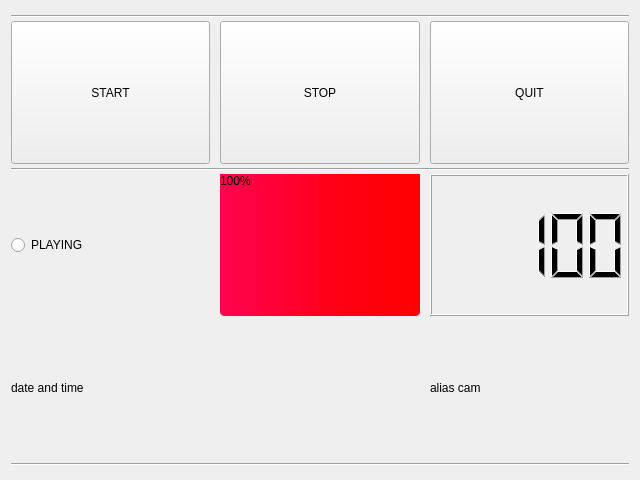
      <widget class="QWidget" name="tab_1">
       <property name="sizePolicy">
        <sizepolicy hsizetype="Expanding" vsizetype="Expanding">
         <horstretch>0</horstretch>
         <verstretch>0</verstretch>
        </sizepolicy>
       </property>
       <property name="minimumSize">
        <size>
         <width>640</width>
         <height>480</height>
        </size>
       </property>
       <property name="maximumSize">
        <size>
         <width>3840</width>
         <height>2160</height>
        </size>
       </property>
       <attribute name="title">
        <string>MANAGEMENT</string>
       </attribute>
       <layout class="QVBoxLayout" name="verticalLayout_3">
        <item>
         <layout class="QHBoxLayout" name="horizontalLayout_1">
          <item>
           <layout class="QGridLayout" name="grid_1_1">
            <property name="horizontalSpacing">
             <number>10</number>
            </property>
            <property name="verticalSpacing">
             <number>0</number>
            </property>
            <item row="1" column="1">
             <widget class="QPushButton" name="START_btn">
              <property name="sizePolicy">
               <sizepolicy hsizetype="Expanding" vsizetype="Expanding">
                <horstretch>0</horstretch>
                <verstretch>0</verstretch>
               </sizepolicy>
              </property>
              <property name="maximumSize">
               <size>
                <width>3840</width>
                <height>2160</height>
               </size>
              </property>
              <property name="text">
               <string>START</string>
              </property>
             </widget>
            </item>
            <item row="7" column="1" colspan="3">
             <widget class="Line" name="line_1_3">
              <property name="sizePolicy">
               <sizepolicy hsizetype="Expanding" vsizetype="Minimum">
                <horstretch>0</horstretch>
                <verstretch>0</verstretch>
               </sizepolicy>
              </property>
              <property name="minimumSize">
               <size>
                <width>0</width>
                <height>10</height>
               </size>
              </property>
              <property name="maximumSize">
               <size>
                <width>3840</width>
                <height>2160</height>
               </size>
              </property>
              <property name="orientation">
               <enum>Qt::Horizontal</enum>
              </property>
             </widget>
            </item>
            <item row="4" column="2">
             <widget class="QProgressBar" name="Result_progressBar">
              <property name="sizePolicy">
               <sizepolicy hsizetype="Expanding" vsizetype="Expanding">
                <horstretch>0</horstretch>
                <verstretch>0</verstretch>
               </sizepolicy>
              </property>
              <property name="maximumSize">
               <size>
                <width>3840</width>
                <height>2160</height>
               </size>
              </property>
              <property name="styleSheet">
               <string notr="true">QProgressBar::chunk {background: QLinearGradient( x1: 0, y1: 0, x2: 1, y2: 0,stop: 0 #FF0350,stop: 0.4999 #FF0020,stop: 0.5 #FF0019,stop: 1 #FF0000 );border-bottom-right-radius: 5px;border-bottom-left-radius: 5px;border: .px solid black;}</string>
              </property>
              <property name="value">
               <number>100</number>
              </property>
             </widget>
            </item>
            <item row="1" column="3">
             <widget class="QPushButton" name="QUIT_btn">
              <property name="sizePolicy">
               <sizepolicy hsizetype="Expanding" vsizetype="Expanding">
                <horstretch>0</horstretch>
                <verstretch>0</verstretch>
               </sizepolicy>
              </property>
              <property name="maximumSize">
               <size>
                <width>3840</width>
                <height>2160</height>
               </size>
              </property>
              <property name="text">
               <string>QUIT</string>
              </property>
             </widget>
            </item>
            <item row="1" column="2">
             <widget class="QPushButton" name="STOP_btn">
              <property name="sizePolicy">
               <sizepolicy hsizetype="Expanding" vsizetype="Expanding">
                <horstretch>0</horstretch>
                <verstretch>0</verstretch>
               </sizepolicy>
              </property>
              <property name="maximumSize">
               <size>
                <width>3840</width>
                <height>2160</height>
               </size>
              </property>
              <property name="text">
               <string>STOP</string>
              </property>
             </widget>
            </item>
            <item row="4" column="1">
             <widget class="QRadioButton" name="Playing_radioButton">
              <property name="sizePolicy">
               <sizepolicy hsizetype="Expanding" vsizetype="Expanding">
                <horstretch>0</horstretch>
                <verstretch>0</verstretch>
               </sizepolicy>
              </property>
              <property name="maximumSize">
               <size>
                <width>3840</width>
                <height>2160</height>
               </size>
              </property>
              <property name="text">
               <string>PLAYING</string>
              </property>
              <property name="checkable">
               <bool>true</bool>
              </property>
              <property name="checked">
               <bool>false</bool>
              </property>
             </widget>
            </item>
            <item row="5" column="1" colspan="2">
             <widget class="QLabel" name="Time_label">
              <property name="sizePolicy">
               <sizepolicy hsizetype="Expanding" vsizetype="Expanding">
                <horstretch>0</horstretch>
                <verstretch>0</verstretch>
               </sizepolicy>
              </property>
              <property name="maximumSize">
               <size>
                <width>3840</width>
                <height>2160</height>
               </size>
              </property>
              <property name="text">
               <string>date and time</string>
              </property>
             </widget>
            </item>
            <item row="4" column="3">
             <widget class="QLCDNumber" name="LcdNumber">
              <property name="sizePolicy">
               <sizepolicy hsizetype="Expanding" vsizetype="Expanding">
                <horstretch>0</horstretch>
                <verstretch>0</verstretch>
               </sizepolicy>
              </property>
              <property name="maximumSize">
               <size>
                <width>3840</width>
                <height>2160</height>
               </size>
              </property>
              <property name="value" stdset="0">
               <double>100.000000000000000</double>
              </property>
             </widget>
            </item>
            <item row="5" column="3">
             <widget class="QLabel" name="Info_label">
              <property name="sizePolicy">
               <sizepolicy hsizetype="Expanding" vsizetype="Expanding">
                <horstretch>0</horstretch>
                <verstretch>0</verstretch>
               </sizepolicy>
              </property>
              <property name="maximumSize">
               <size>
                <width>3840</width>
                <height>2160</height>
               </size>
              </property>
              <property name="text">
               <string>alias cam</string>
              </property>
             </widget>
            </item>
            <item row="0" column="1" colspan="3">
             <widget class="Line" name="line_1_1">
              <property name="sizePolicy">
               <sizepolicy hsizetype="Expanding" vsizetype="Minimum">
                <horstretch>0</horstretch>
                <verstretch>0</verstretch>
               </sizepolicy>
              </property>
              <property name="minimumSize">
               <size>
                <width>0</width>
                <height>10</height>
               </size>
              </property>
              <property name="maximumSize">
               <size>
                <width>3840</width>
                <height>2160</height>
               </size>
              </property>
              <property name="orientation">
               <enum>Qt::Horizontal</enum>
              </property>
             </widget>
            </item>
            <item row="3" column="1" colspan="3">
             <widget class="Line" name="line_1_2">
              <property name="sizePolicy">
               <sizepolicy hsizetype="Expanding" vsizetype="Minimum">
                <horstretch>0</horstretch>
                <verstretch>0</verstretch>
               </sizepolicy>
              </property>
              <property name="minimumSize">
               <size>
                <width>0</width>
                <height>10</height>
               </size>
              </property>
              <property name="maximumSize">
               <size>
                <width>3840</width>
                <height>2160</height>
               </size>
              </property>
              <property name="orientation">
               <enum>Qt::Horizontal</enum>
              </property>
             </widget>
            </item>
           </layout>
          </item>
         </layout>
        </item>
       </layout>
      </widget>
